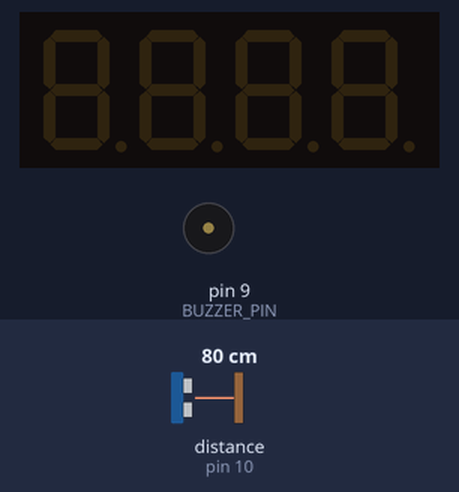
This sketch was run on a simulated Arduino Uno, built with avr-gcc and run on an emulated ATmega328P. On the bench: 4-digit seven-segment display, buzzer (waves = sounding). Wiring (inferred from the names in the program): ultrasonic range finder: trigger pin 11; echo pin 10. The inputs (shaded band) are chosen by the test bench; at power-on: distance to the obstacle (sensor on pin 10) 80 cm. The echo pulse lasts 58.3 µs per cm.

Above: at 1.2 s.
1.3 s: distance to the obstacle (sensor on pin 10) set to 7 cm
2.8 s: distance to the obstacle (sensor on pin 10) set to 4 cm
At 3.2 s:
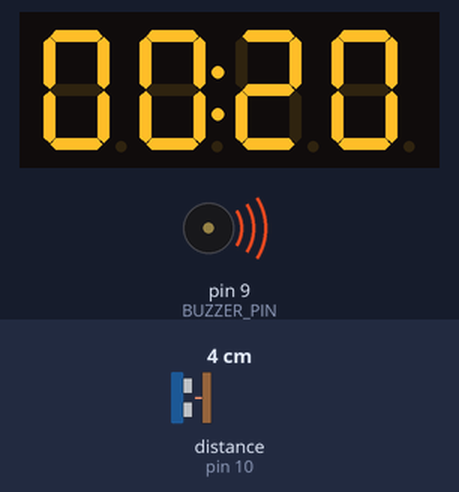
At 4.6 s:
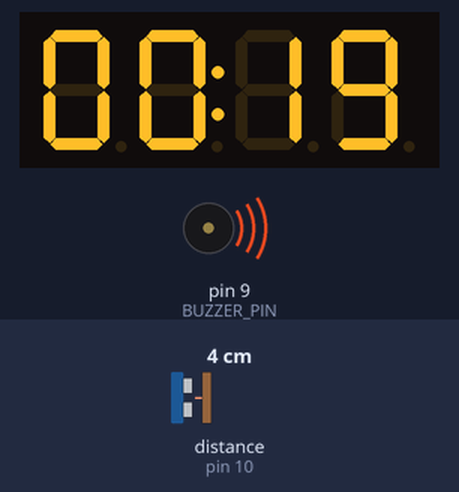
Timing chart, 0 to 11.7 s (numbered marks = the images above; inputs shaded):
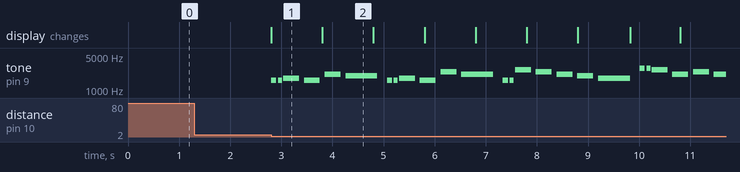

Measured:
- the behaviour switches between 6 and 5 cm on distance to the obstacle (sensor on pin 10) (found by bisection; images 0 and 1)
- after the input at 1.3 s, every drawn part: stays the same
- after the input at 2.8 s, tone on pin 9 (BUZZER_PIN): plays 1568 Hz for 0.10 s, 1568 Hz for 0.08 s, 1760 Hz for 0.31 s, 1568 Hz for 0.31 s, 2093 Hz for 0.31 s, 1976 Hz for 0.63 s … (25 notes in this stretch), starting at once; the display: changes at once (image 1)
- what the display in image 1 shows lasts 1.0 s, from 2.8 s to 3.8 s

The sketch:

clean-tune.ino
```cpp
#include <Wire.h> // Enable this line if using Arduino Uno, Mega, etc.
#include "Adafruit_LEDBackpack.h"
#include "pitches.h"

#define LEN(arr) ((int) (sizeof (arr) / sizeof (arr)[0]))
#define DOTTED(X) (X * 1.5f)

#define TRIG_PIN    11
#define ECHO_PIN    10
#define BUZZER_PIN  9

#define TEMPO 1250

#define DISPLAY_ADDRESS   0x70

Adafruit_7segment clockDisplay = Adafruit_7segment();

unsigned long timerMillis = 0;

unsigned long clockTime;

boolean start;

const int melody[][2] = {
  {NOTE_G6, DOTTED(NOTE_EIGHTH)}, {NOTE_G6, NOTE_SIXTEENTH}, {NOTE_A6, NOTE_QUARTER}, {NOTE_G6, NOTE_QUARTER}, {NOTE_C7, NOTE_QUARTER}, {NOTE_B6, NOTE_HALF},
  {NOTE_G6, DOTTED(NOTE_EIGHTH)}, {NOTE_G6, NOTE_SIXTEENTH}, {NOTE_A6, NOTE_QUARTER}, {NOTE_G6, NOTE_QUARTER}, {NOTE_D7, NOTE_QUARTER}, {NOTE_C7, NOTE_HALF},
  {NOTE_G6, DOTTED(NOTE_EIGHTH)}, {NOTE_G6, NOTE_SIXTEENTH}, {NOTE_E7, NOTE_QUARTER}, {NOTE_D7, NOTE_QUARTER}, {NOTE_C7, NOTE_QUARTER}, {NOTE_B6, NOTE_QUARTER}, {NOTE_A6, NOTE_HALF},
  {NOTE_F7, DOTTED(NOTE_EIGHTH)}, {NOTE_F7, NOTE_SIXTEENTH}, {NOTE_E7, NOTE_QUARTER}, {NOTE_C7, NOTE_QUARTER}, {NOTE_D7, NOTE_QUARTER}, {NOTE_C7, NOTE_HALF},

};

void setup() {
  // Set pins
  pinMode(TRIG_PIN, OUTPUT);
  pinMode(ECHO_PIN, INPUT);
  pinMode(BUZZER_PIN, OUTPUT);

  // set 7-segment display
  clockDisplay.begin(DISPLAY_ADDRESS);
  Serial.begin(9600);

  start = false;
}

void loop() {
  long pulseDuration, distance;

  triggerUltraSoundPulse();
  pulseDuration = pulseIn(ECHO_PIN, HIGH);

  distance = pulseDuration * 0.034 / 2;

  if (distance > 0 && distance < 5 && !start) {
    start = true;
    clockTime = millis();
  }

  if (start) {
    startTimer();
  } else {
    turnClockDisplayOff();
    noTone(BUZZER_PIN);
  }
}

void startTimer() {
    unsigned long timeInS;

    for (int note = 0; note < LEN(melody) && start; note++) {
      int noteDuration = TEMPO / melody[note][1];
      int pauseBetweenNotes = noteDuration * 1.30;

      unsigned long musicTime = millis();
      tone(BUZZER_PIN, melody[note][0], noteDuration);

      while (millis() - musicTime < pauseBetweenNotes) {
         timeInS = 20 - (millis() - clockTime) / 1000;
         printTime(timeInS);
      }
      noTone(BUZZER_PIN);
      if (timeInS <= 0) {
        start = false;
      }
    }


}

void printTime(long time_counter) {
    clockDisplay.writeDigitNum(0, (time_counter / 600) % 10, false);
    clockDisplay.writeDigitNum(1, (time_counter / 60) % 10, false);
    clockDisplay.drawColon(true);
    clockDisplay.writeDigitNum(3, (time_counter / 10) % 6, false);
    clockDisplay.writeDigitNum(4, time_counter % 10, false);
    clockDisplay.writeDisplay();
}

void turnClockDisplayOff(){
    clockDisplay.writeDigitRaw(0, 0);
    clockDisplay.writeDigitRaw(1, 0);
    clockDisplay.writeDigitRaw(3, 0);
    clockDisplay.writeDigitRaw(4, 0);
    clockDisplay.writeDisplay();
}

/**
 * enable the Ultrasound sensor to send a pulse
 */
void triggerUltraSoundPulse() {
  digitalWrite(TRIG_PIN, LOW);
  delayMicroseconds(2);

  digitalWrite(TRIG_PIN, HIGH);
  delayMicroseconds(10);
  digitalWrite(TRIG_PIN, LOW);
}
```

pitches.h
```cpp
/*************************************************
 * Public Constants
 *************************************************/

#define REST 0
#define NOTE_B0  31
#define NOTE_C1  33
#define NOTE_CS1 35
#define NOTE_D1  37
#define NOTE_DS1 39
#define NOTE_E1  41
#define NOTE_F1  44
#define NOTE_FS1 46
#define NOTE_G1  49
#define NOTE_GS1 52
#define NOTE_A1  55
#define NOTE_AS1 58
#define NOTE_B1  62
#define NOTE_C2  65
#define NOTE_CS2 69
#define NOTE_D2  73
#define NOTE_DS2 78
#define NOTE_E2  82
#define NOTE_F2  87
#define NOTE_FS2 93
#define NOTE_G2  98
#define NOTE_GS2 104
#define NOTE_A2  110
#define NOTE_AS2 117
#define NOTE_B2  123
#define NOTE_C3  131
#define NOTE_CS3 139
#define NOTE_D3  147
#define NOTE_DS3 156
#define NOTE_E3  165
#define NOTE_F3  175
#define NOTE_FS3 185
#define NOTE_G3  196
#define NOTE_GS3 208
#define NOTE_A3  220
#define NOTE_AS3 233
#define NOTE_B3  247
#define NOTE_C4  262
#define NOTE_CS4 277
#define NOTE_D4  294
#define NOTE_DS4 311
#define NOTE_E4  330
#define NOTE_F4  349
#define NOTE_FS4 370
#define NOTE_G4  392
#define NOTE_GS4 415
#define NOTE_A4  440
#define NOTE_AS4 466
#define NOTE_B4  494
#define NOTE_C5  523
#define NOTE_CS5 554
#define NOTE_D5  587
#define NOTE_DS5 622
#define NOTE_E5  659
#define NOTE_F5  698
#define NOTE_FS5 740
#define NOTE_G5  784
#define NOTE_GS5 831
#define NOTE_A5  880
#define NOTE_AS5 932
#define NOTE_B5  988
#define NOTE_C6  1047
#define NOTE_CS6 1109
#define NOTE_D6  1175
#define NOTE_DS6 1245
#define NOTE_E6  1319
#define NOTE_F6  1397
#define NOTE_FS6 1480
#define NOTE_G6  1568
#define NOTE_GS6 1661
#define NOTE_A6  1760
#define NOTE_AS6 1865
#define NOTE_B6  1976
#define NOTE_C7  2093
#define NOTE_CS7 2217
#define NOTE_D7  2349
#define NOTE_DS7 2489
#define NOTE_E7  2637
#define NOTE_F7  2794
#define NOTE_FS7 2960
#define NOTE_G7  3136
#define NOTE_GS7 3322
#define NOTE_A7  3520
#define NOTE_AS7 3729
#define NOTE_B7  3951
#define NOTE_C8  4186
#define NOTE_CS8 4435
#define NOTE_D8  4699
#define NOTE_DS8 4978

#define NOTE_SIXTEENTH 16
#define NOTE_EIGHTH 8
#define NOTE_QUARTER 4
#define NOTE_HALF 2
#define NOTE_WHOLE 1
```
